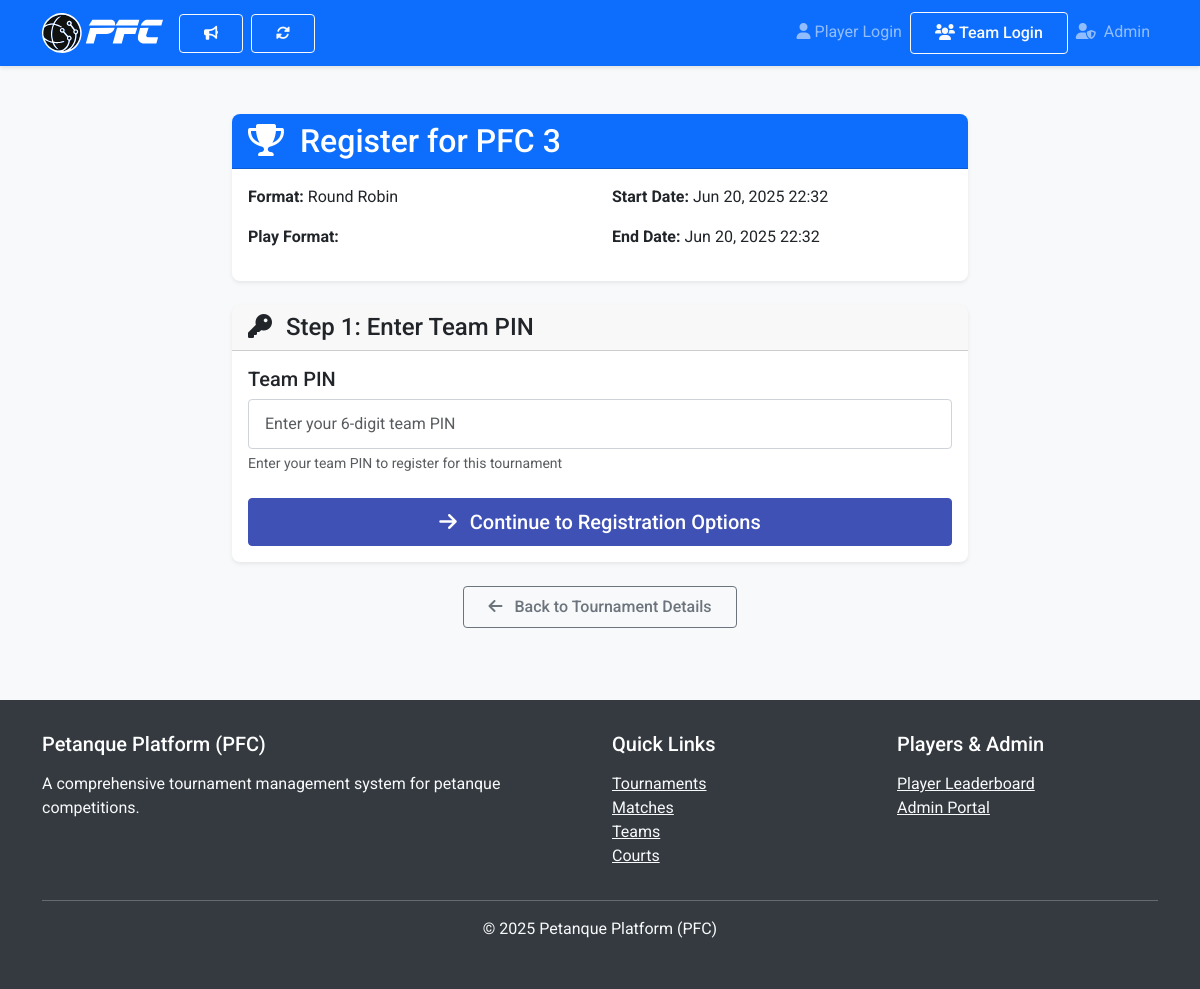
The page /tournaments/1/register/ on the database its author committed.
### tournaments/models.py (models this page shows, shortened)
class Tournament(models.Model):
    TOURNAMENT_FORMATS = [
        ("round_robin", "Round Robin"),
        ("knockout", "Knockout"),
        ("swiss", "Swiss System"),
        ("multi_stage", "Multi-Stage"),
    ]
    PLAY_FORMATS = [
        ("triplets", "Triplets (3 players)"),
        ("doublets", "Doublets (2 players)"),
        ("tete_a_tete", "Tête-à-tête (1 player)"),
        ("mixed", "Mixed Formats"),
    ]
    AUTOMATION_STATUS_CHOICES = [
        ("idle", "Idle"),
        ("processing", "Processing"),
        ("error", "Error"),
        ("completed", "Completed"),
    ]
    name = models.CharField(max_length=100)
    description = models.TextField(blank=True, null=True)
    format = models.CharField(max_length=20, choices=TOURNAMENT_FORMATS, default="knockout")
    play_format = models.CharField(max_length=20, choices=PLAY_FORMATS)
    has_triplets = models.BooleanField(default=False)
    has_doublets = models.BooleanField(default=False)
    has_tete_a_tete = models.BooleanField(default=False)
    start_date = models.DateTimeField()
    end_date = models.DateTimeField()
    is_active = models.BooleanField(default=True)
    is_archived = models.BooleanField(default=False)
    is_multi_stage = models.BooleanField(default=False)
    teams = models.ManyToManyField(Team, through="TournamentTeam")
    courts = models.ManyToManyField(Court, through="TournamentCourt")
    created_at = models.DateTimeField(auto_now_add=True)
    updated_at = models.DateTimeField(auto_now=True)
    current_round_number = models.PositiveIntegerField(null=True, blank=True, default=0, help_text="Current round being played or 0 if not started")
    automation_status = models.CharField(max_length=20, choices=AUTOMATION_STATUS_CHOICES, default="idle", help_text="Status of the automated round generation")
    allowed_match_types = models.JSONField(
        default=dict,
        blank=True,
        help_text="Configuration for allowed match types (doublet, triplet, tete_a_tete) and mixed matches"
    )

### tournaments/views.py (the view)
# urls.py: path('<int:tournament_id>/register/', views.tournament_register, name='tournament_register'),
def tournament_register(request, tournament_id):
    tournament = get_object_or_404(Tournament, id=tournament_id)
    if not tournament.is_active:
        messages.error(request, "This tournament is no longer accepting registrations.")
        return redirect('tournament_detail', tournament_id=tournament.id)
    if request.method == 'POST':
        if 'team_pin' in request.POST:
            pin_form = QuickTeamRegistrationForm(tournament, request.POST)
            if pin_form.is_valid():
                team = pin_form.cleaned_data['team']
                subteam_options = get_tournament_subteam_options(team, tournament)
                if subteam_options['has_subteam_options']:
                    from django.http import HttpResponseRedirect
                    from django.urls import reverse
                    url = reverse('tournament_register_choice', kwargs={'tournament_id': tournament_id})
                    return HttpResponseRedirect(f'{url}?pin={team.pin}')
                else:
                    tournament_team = pin_form.save()
                    messages.success(
                        request,
                        f"Team '{tournament_team.team.name}' successfully registered for {tournament.name}!"
                    )
                    return redirect('tournament_detail', tournament_id=tournament.id)
        else:
            messages.error(request, "Please enter your team PIN to continue.")
            return redirect('tournament_register', tournament_id=tournament.id)
    else:
        pin_form = QuickTeamRegistrationForm(tournament)
    context = {
        'tournament': tournament,
        'form': pin_form,
        'registration_type': 'pin_entry'
    }
    return render(request, 'tournaments/tournament_register.html', context)

### tournaments/subteam_forms.py (shortened to what this page needs)
class QuickTeamRegistrationForm(forms.Form):
    team_pin = forms.CharField(
        max_length=6,
        widget=forms.TextInput(attrs={
            'placeholder': 'Enter your 6-digit team PIN',
            'class': 'form-control team-pin-field',
            'pattern': '[0-9]{6}',
            'title': 'Please enter a 6-digit PIN',
            'autocomplete': 'off'
        }),
        help_text='Enter your team PIN to register for this tournament'
    )
    def __init__(self, tournament, *args, **kwargs):
        super().__init__(*args, **kwargs)
        self.tournament = tournament
        self.team = None

### pfc_core/context_processors.py (called while the page is built)
def auth_context(request):
    codename_context = SessionManager.get_session_context(request)
    team_context = TeamSessionManager.get_team_session_data(request)
    return {
        **codename_context,
        'team_session': team_context
    }

### pfc_core/session_utils.py (called while the page is built)
    @staticmethod
    def get_logged_in_codename(request):
        if request.session.get('session_active'):
            return request.session.get('player_codename')
        return None

    @staticmethod
    def is_logged_in(request):
        return bool(request.session.get('session_active') and
                   request.session.get('player_codename'))

    @staticmethod
    def get_logged_in_pin(request):
        if request.session.get('team_session_active'):
            return request.session.get('team_pin')
        return None

    @staticmethod
    def is_team_logged_in(request):
        return bool(request.session.get('team_session_active') and
                   request.session.get('team_pin'))

### pfc_core/team_session_utils.py (called while the page is built)
    @classmethod
    def get_team_pin(cls, request):
        return request.session.get(cls.SESSION_KEY)

    @classmethod
    def get_team_name(cls, request):
        return request.session.get(cls.TEAM_NAME_KEY)

    @classmethod
    def is_team_logged_in(cls, request):
        return cls.SESSION_KEY in request.session

    @classmethod
    def get_remember_preference(cls, request):
        return request.session.get(cls.REMEMBER_KEY, False)

    @classmethod
    def get_team_session_data(cls, request):
        return {
            'team_pin': cls.get_team_pin(request),
            'team_name': cls.get_team_name(request),
            'is_logged_in': cls.is_team_logged_in(request),
            'remember_me': cls.get_remember_preference(request)
        }

### tournaments/templates/tournaments/tournament_register.html (shortened to what this page needs)
{% extends 'base.html' %}
{% load static %}
{% load custom_filters %}
{% block content %}
<div class="container mt-4">
    <div class="row justify-content-center">
        <div class="col-lg-8">
            <div class="card mb-4">
                <div class="card-header bg-primary text-white">
                    <h2 class="mb-0">
                        <i class="fas fa-trophy me-2"></i>
                        Register for {{ tournament.name }}
                    </h2>
                </div>
                <div class="card-body">
                    <div class="row">
                        <div class="col-md-6">
                            <p><strong>Format:</strong> {{ tournament.get_format_display }}</p>
                            <p><strong>Play Format:</strong> {{ tournament.get_play_format_display }}</p>
                        </div>
                        <div class="col-md-6">
                            <p><strong>Start Date:</strong> {{ tournament.start_date|date:"M d, Y H:i" }}</p>
                            <p><strong>End Date:</strong> {{ tournament.end_date|date:"M d, Y H:i" }}</p>
                        </div>
                    </div>
                </div>
            </div>
            {% if registration_type == 'pin_entry' %}
                <div class="card">
                    <div class="card-header">
                        <h4 class="mb-0">
                            <i class="fas fa-key me-2"></i>
                            Step 1: Enter Team PIN
                        </h4>
                    </div>
                    <div class="card-body">
                        <form method="post" class="needs-validation" novalidate>
                            <div class="mb-4">
                                <label for="{{ form.team_pin.id_for_label }}" class="form-label h5">
                                    Team PIN
                                </label>
                                {{ form.team_pin }}
                                {% if form.team_pin.help_text %}
                                    <div class="form-text">{{ form.team_pin.help_text }}</div>
                                {% endif %}
                            </div>
                            <div class="d-grid gap-2">
                                <button type="submit" class="btn btn-primary btn-lg">
                                    <i class="fas fa-arrow-right me-2"></i>
                                    Continue to Registration Options
                                </button>
                            </div>
                        </form>
                    </div>
                </div>
            {% endif %}
            <div class="text-center mt-4">
                <a href="{% url 'tournament_detail' tournament.id %}" class="btn btn-outline-secondary">
                    <i class="fas fa-arrow-left me-2"></i>
                    Back to Tournament Details
                </a>
            </div>
        </div>
    </div>
</div>
{% endblock %}

### static/css/styles.css (style rules this page uses)
body { font-family: 'Roboto', sans-serif; background-color: #f8f9fa; color: #343a40; }
.card { border-radius: 0.5rem; border: none; box-shadow: 0 0.125rem 0.25rem rgba(0,0,0,0.075); transition: all 0.3s ease; }
.card-header { border-top-left-radius: 0.5rem !important; border-top-right-radius: 0.5rem !important; font-weight: 500; }
.btn { border-radius: 0.25rem; padding: 0.5rem 1.5rem; font-weight: 500; transition: all 0.2s ease; }
.btn-primary { background-color: #3f51b5; border-color: #3f51b5; }
.form-control { border-radius: 0.25rem; padding: 0.75rem 1rem; border: 1px solid #ced4da; }

### rows shown on the page
Tournament: name "PFC 3", format "Round Robin", start_date "Jun 20, 2025 22:32", end_date "Jun 20, 2025 22:32"
